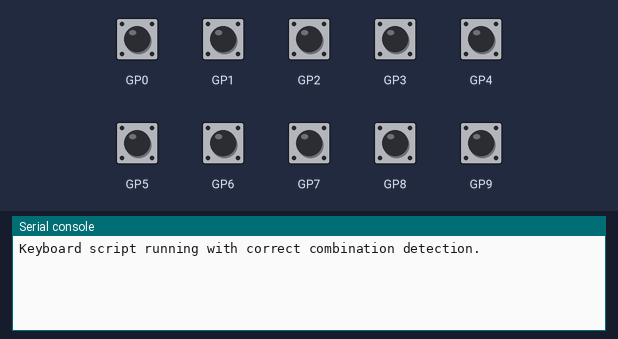
A program run on a simulated Raspberry Pi Pico running CircuitPython. Parts: the last lines printed to the serial console. The inputs (shaded band) are chosen by the test bench; at power-on: GP0–9 HIGH. USB keyboard and mouse output is not drawn.

Above: at 1.2 s.
1.3 s: GP0 pulled LOW for 0.15 s
At 2.6 s:
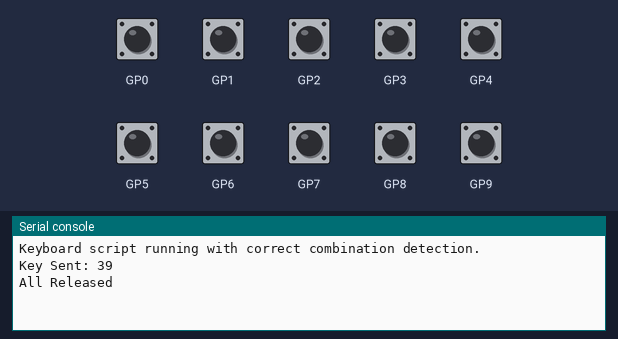
3.0 s: GP1 pulled LOW for 0.15 s
At 3.2 s:
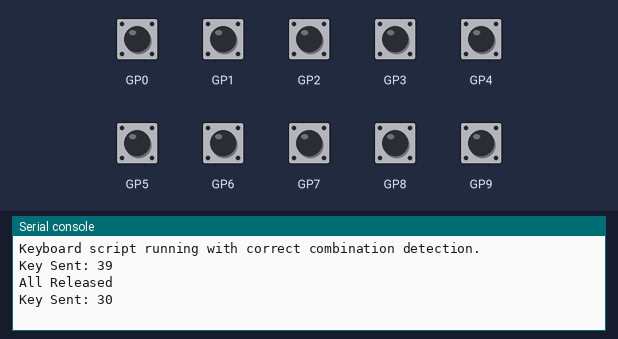
4.6 s: GP2 pulled LOW for 0.15 s
At 5.3 s:
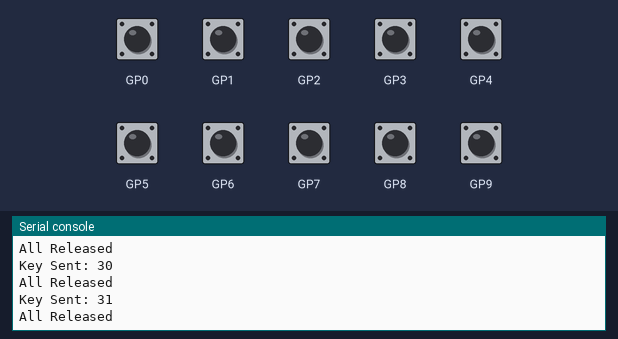
6.2 s: GP3 pulled LOW for 0.15 s
At 7.5 s:
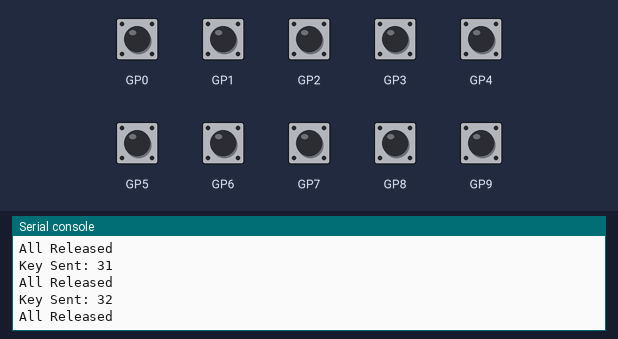
7.8 s: GP4 pulled LOW for 0.15 s
At 9.0 s:
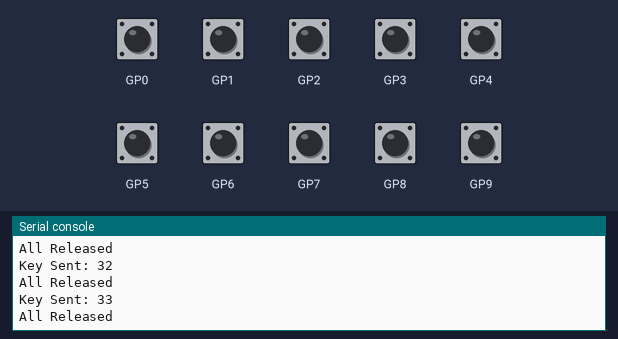
9.4 s: GP5 pulled LOW for 0.15 s
At 10.1 s:
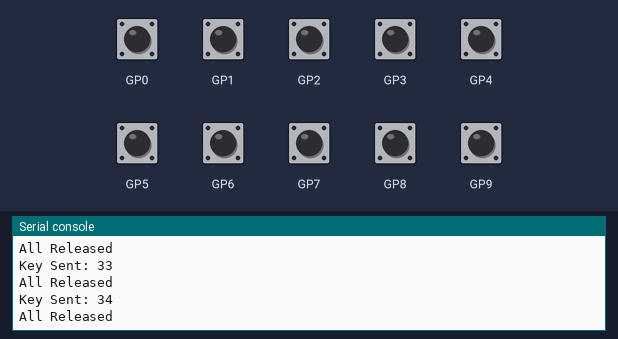
Timing chart, 0 to 12.0 s (numbered marks = the images above; inputs shaded):
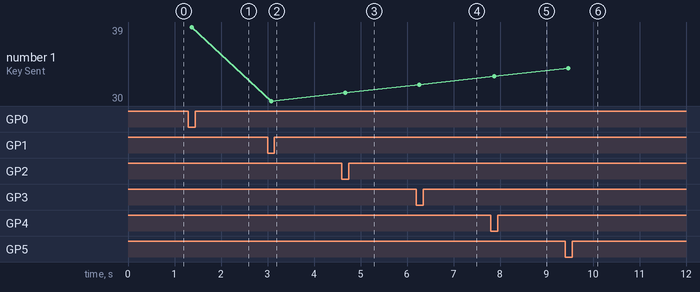

Measured:
- after the input at 1.3 s, the serial console: prints a new line after 0.07 s (image 1)
- after the input at 3.0 s, the serial console: prints a new line after 0.08 s (image 2)
- after the input at 4.6 s, the serial console: prints a new line after 0.07 s (image 3)
- after the input at 6.2 s, the serial console: prints a new line after 0.07 s (image 4)
- after the input at 7.8 s, the serial console: prints a new line after 0.07 s (image 5)
- after the input at 9.4 s, the serial console: prints a new line after 0.07 s (image 6)
- plotted number 1: 39 → 30 after the input at 3.0 s, 30 → 31 after the input at 4.6 s, 31 → 32 after the input at 6.2 s, 32 → 33 after the input at 7.8 s, 33 → 34 after the input at 9.4 s

The program:

code.py
```python
import board
import digitalio
import time
import usb_hid
from adafruit_hid.keyboard import Keyboard
from adafruit_hid.keycode import Keycode

# --- Setup USB HID Keyboard ---
keyboard = Keyboard(usb_hid.devices)

# --- CONFIGURATION ---

# Keycode list for easy assignment of 0-9
NUMBERS_0_TO_9_KEYCODES = [
    Keycode.ZERO, Keycode.ONE, Keycode.TWO, Keycode.THREE, Keycode.FOUR,
    Keycode.FIVE, Keycode.SIX, Keycode.SEVEN, Keycode.EIGHT, Keycode.NINE
]

# Fixed pin ordering (IMPORTANT!)
PIN_ORDER = [
    board.GP0, board.GP1, board.GP2, board.GP3, board.GP4,
    board.GP5, board.GP6, board.GP7, board.GP8, board.GP9
]

# Single-key mapping
SINGLE_KEY_PINS = {
    board.GP0: NUMBERS_0_TO_9_KEYCODES[0],
    board.GP1: NUMBERS_0_TO_9_KEYCODES[1],
    board.GP2: NUMBERS_0_TO_9_KEYCODES[2],
    board.GP3: NUMBERS_0_TO_9_KEYCODES[3],
    board.GP4: NUMBERS_0_TO_9_KEYCODES[4],
    board.GP5: NUMBERS_0_TO_9_KEYCODES[5],
    board.GP6: NUMBERS_0_TO_9_KEYCODES[6],
    board.GP7: NUMBERS_0_TO_9_KEYCODES[7],
    board.GP8: NUMBERS_0_TO_9_KEYCODES[8],
    board.GP9: NUMBERS_0_TO_9_KEYCODES[9]
}

# Two-button combinations
COMBINATION_PINS_NUMERIC = {
    (0, 1): Keycode.A, (0, 2): Keycode.B, (0, 3): Keycode.C, (0, 4): Keycode.D,
    (0, 5): Keycode.E, (0, 6): Keycode.F, (0, 7): Keycode.G, (0, 8): Keycode.H,
    (0, 9): Keycode.I, (1, 2): Keycode.J,

    (1, 3): Keycode.K, (1, 4): Keycode.L, (1, 5): Keycode.M, (1, 6): Keycode.N,
    (1, 7): Keycode.O, (1, 8): Keycode.P, (1, 9): Keycode.Q, (2, 4): Keycode.R,
    (2, 5): Keycode.S, (2, 6): Keycode.T, (2, 7): Keycode.U, (2, 8): Keycode.V,
    (2, 9): Keycode.W, (3, 4): Keycode.X, (3, 5): Keycode.Y, (3, 6): Keycode.Z,

    (3, 7): Keycode.SPACE,
    (3, 8): Keycode.ENTER,
    (3, 9): Keycode.ESCAPE,
    (4, 5): Keycode.DELETE,
    (4, 6): Keycode.TAB,
    (4, 7): Keycode.LEFT_SHIFT,
    (4, 8): Keycode.LEFT_CONTROL,
    (4, 9): Keycode.LEFT_ALT,
    (5, 6): Keycode.F1,
    (5, 7): Keycode.F12,
}

# --- Initialization ---

pin_to_number_map = {}
button_pins = []
SINGLE_PIN_KEYCODES_LOOKUP = {}

# Guarantee correct numbering 0–9
for i, board_pin_object in enumerate(PIN_ORDER):
    button = digitalio.DigitalInOut(board_pin_object)
    button.direction = digitalio.Direction.INPUT
    button.pull = digitalio.Pull.UP
    button_pins.append(button)

    pin_to_number_map[button] = i
    SINGLE_PIN_KEYCODES_LOOKUP[button] = SINGLE_KEY_PINS[board_pin_object]

# Current pressed state
currently_pressed_keys = []

print("Keyboard script running with correct combination detection.")

# --- Stabilization Debounce ---

def stabilize_input(buttons):
    """Waits 50ms to allow multi-button presses to settle."""
    is_pressed = any(not b.value for b in buttons)
    if is_pressed:
        time.sleep(0.05)
    return is_pressed

# --- Determine desired keycode ---

def get_desired_keycode(current_pressed_pin_numbers):

    pressed_combo_tuple = tuple(sorted(list(current_pressed_pin_numbers)))

    # Try combos (2 or more buttons)
    if len(pressed_combo_tuple) >= 2:
        if pressed_combo_tuple in COMBINATION_PINS_NUMERIC:
            return COMBINATION_PINS_NUMERIC[pressed_combo_tuple]

    # Single button
    if len(pressed_combo_tuple) == 1:
        pin_index = pressed_combo_tuple[0]
        pin_object = button_pins[pin_index]
        return SINGLE_PIN_KEYCODES_LOOKUP[pin_object]

    return None


# --- Main Loop ---

while True:

    if not stabilize_input(button_pins):
        if currently_pressed_keys:
            keyboard.release_all()
            currently_pressed_keys = []
            print("All Released")
        time.sleep(0.01)
        continue

    # Gather pressed inputs
    current_pressed_pin_numbers = set()
    for pin in button_pins:
        if not pin.value:
            current_pressed_pin_numbers.add(pin_to_number_map[pin])

    # Look up output key
    desired_keycode = get_desired_keycode(current_pressed_pin_numbers)

    # Send HID output
    if desired_keycode is not None:
        if currently_pressed_keys != [desired_keycode]:
            keyboard.release_all()
            keyboard.press(desired_keycode)
            currently_pressed_keys = [desired_keycode]
            print("Key Sent:", desired_keycode)

    time.sleep(0.01)
```
